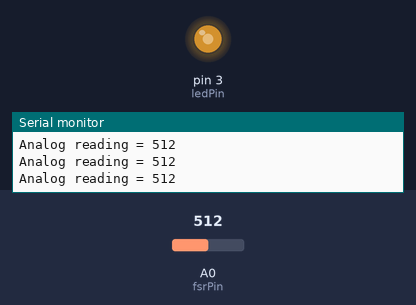
This sketch was run on a simulated Arduino Uno, built with avr-gcc and run on an emulated ATmega328P. On the bench: output pins drawn as LEDs (lit = HIGH), the last lines printed to the serial monitor. Inputs (shaded band) come from the test bench; at power-on: A0 (fsrPin) = 512.

Above: at 1.2 s.
1.3 s: A0 (fsrPin) set to 716
At 2.6 s:
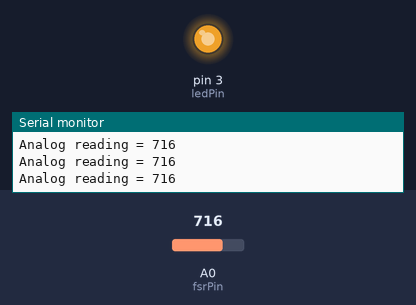
2.9 s: A0 (fsrPin) set to 306
At 4.0 s:
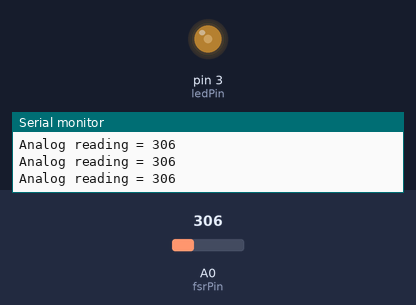
4.5 s: A0 (fsrPin) set to 122
At 5.4 s:
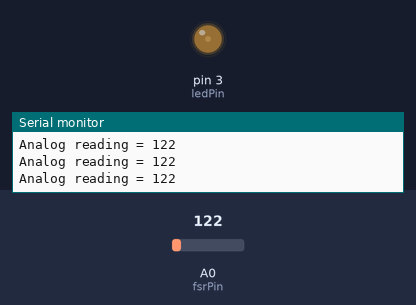
6.1 s: A0 (fsrPin) set to 0
At 6.7 s:
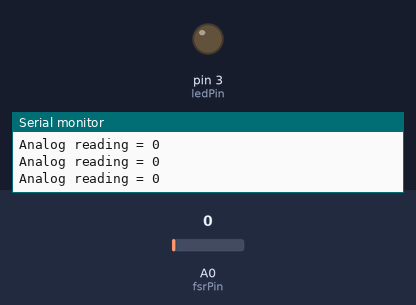
Timing chart, 0 to 8.7 s (numbered marks = the images above; inputs shaded):
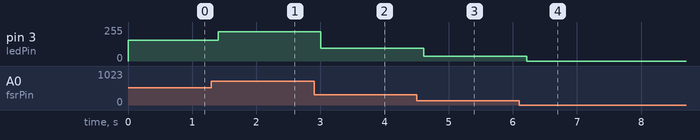

Measured:
- after the input at 1.3 s, pin 3 (ledPin): 157/255 → 219/255 after 0.10 s
- after the input at 2.9 s, pin 3 (ledPin): 219/255 → 94/255 after 0.11 s
- after the input at 4.5 s, pin 3 (ledPin): 94/255 → 37/255 after 0.11 s
- after the input at 6.1 s, pin 3 (ledPin): 37/255 → 0/255 after 0.12 s

The sketch:

force_sensitive_resistor.ino
```cpp
// Force Sensitive Resistor Demo
// The harder you press, the brighter the LED becomes.
// Inspired by:
// https://learn.adafruit.com/force-sensitive-resistor-fsr/using-an-fsr

int fsrPin = A0;
int ledPin = 3;
int fsrReading = 0;
int outputValue = 0;

// You might need to tweak this number.  Look at the readings
// in the console, and move your hand on/off the sensor.  Try to
// pick out a value where you want to LED to be off.
int fsrMin = 0;
int fsrMax = 830;

void setup() {
  // We'll send debugging information via the Serial monitor
  Serial.begin(9600);
  pinMode(ledPin, OUTPUT);
  pinMode(fsrPin, INPUT);
}

void loop() {
  fsrReading = analogRead(fsrPin);

  Serial.print("Analog reading = ");
  Serial.println(fsrReading);     // the raw analog reading

  fsrReading = constrain(fsrReading, fsrMin, fsrMax);

  outputValue = map(fsrReading, fsrMin, fsrMax, 0, 255);
  analogWrite(ledPin, outputValue);

  delay(200);
}
```
